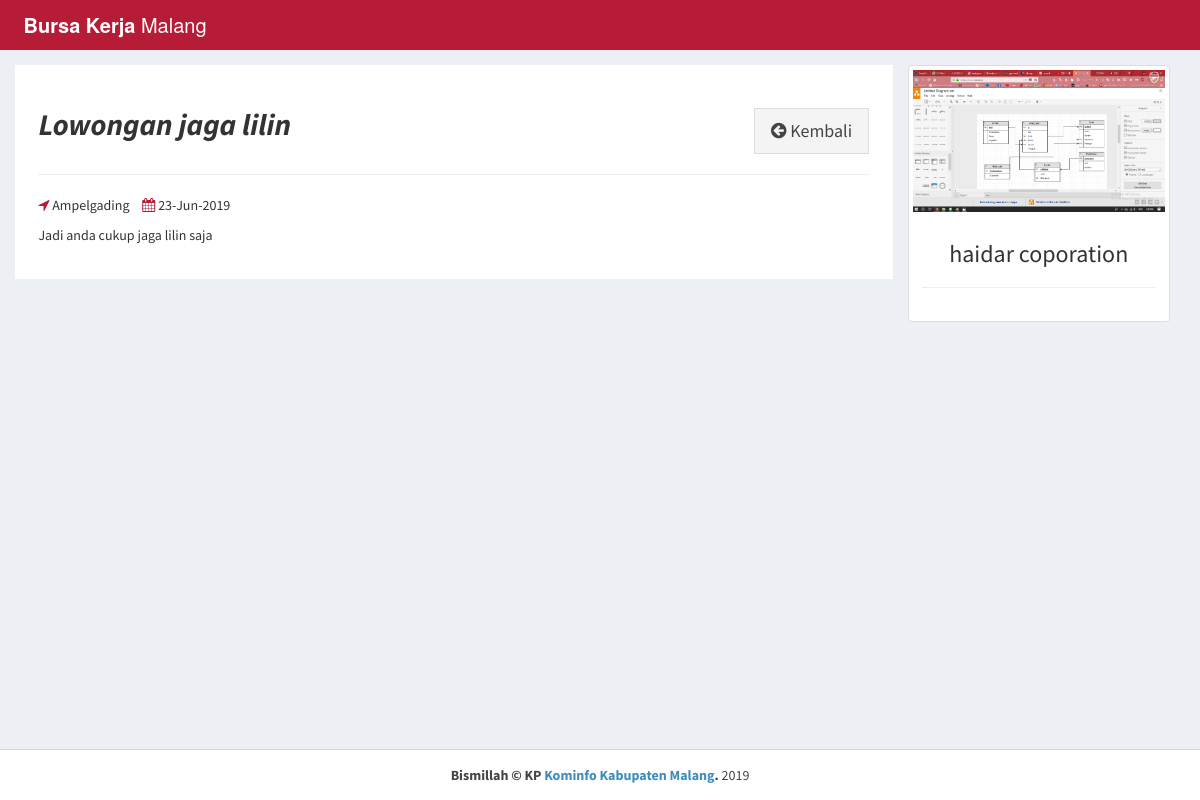
The app's page /dashboard/admin/view-job-post.php?id=104 (signed in) with its own data.
### tables this page shows
CREATE TABLE `buat_lowongan` (
  `id_jobpost` int(11) NOT NULL,
  `id_company` int(11) NOT NULL,
  `jobtitle` varchar(255) NOT NULL,
  `description` text NOT NULL,
  `minimumsalary` varchar(255) NOT NULL,
  `maximumsalary` varchar(255) NOT NULL,
  `experience` varchar(255) NOT NULL,
  `qualification` varchar(255) NOT NULL,
  `createdat` timestamp NOT NULL DEFAULT CURRENT_TIMESTAMP
);

CREATE TABLE `company` (
  `id_company` int(11) NOT NULL,
  `name` varchar(255) NOT NULL,
  `companyname` varchar(255) NOT NULL,
  `kecamatan` varchar(255) NOT NULL,
  `kelurahan_desa` varchar(255) NOT NULL,
  `alamat` varchar(255) NOT NULL,
  `contactno` varchar(255) NOT NULL,
  `website` varchar(255) NOT NULL,
  `email` varchar(255) NOT NULL,
  `password` varchar(255) NOT NULL,
  `aboutme` varchar(255) DEFAULT NULL,
  `logo` varchar(255) NOT NULL,
  `createdAt` timestamp NOT NULL DEFAULT CURRENT_TIMESTAMP,
  `active` int(11) NOT NULL DEFAULT '2',
  `id_pengusaha` int(11) NOT NULL
);

### dashboard/admin/view-job-post.php (the view, shortened to what this page needs)
<?php
require_once("../../landingpage/db.php");
$sql1 = "SELECT * FROM buat_lowongan INNER JOIN company ON buat_lowongan.id_company=company.id_company WHERE id_jobpost='$_GET[id]'";
$result1 = $conn->query($sql1);
if($result1->num_rows > 0)
{
  $row = $result1->fetch_assoc();
}
?>
<!DOCTYPE html>
<html>
<head>
  <link rel="stylesheet" href="../../css/style1.css">
  <link rel="stylesheet" href="https://cdnjs.cloudflare.com/ajax/libs/font-awesome/4.7.0/css/font-awesome.min.css">
  <link rel="stylesheet" href="https://cdnjs.cloudflare.com/ajax/libs/ionicons/2.0.1/css/ionicons.min.css">
  <link rel="stylesheet" href="../../css/AdminLTE.min.css">
  <link rel="stylesheet" href="../../css/_all-skins.min.css">
  <link rel="stylesheet" href="../../css/custom.css">
</head>
<body class="hold-transition skin-green sidebar-mini">
<div class="wrapper">
  <header class="main-header">
    <a href="../../index.php" class="logo logo-bg">
      <span class="logo-lg"><b>Bursa Kerja</b> Malang</span>
    </a>
    <nav class="navbar navbar-static-top">
    </nav>
  </header>
  <div class="content-wrapper" style="margin-left: 0px;">
    <section id="candidates" class="content-header">
      <div class="container">
        <div class="row">
          <div class="col-md-9 bg-white padding-2">
            <div class="pull-left">
              <h2><b><i><?php echo $row['jobtitle']; ?></i></b></h2>
            </div>
            <div class="pull-right">
              <a href="active-jobs.php" class="btn btn-default btn-lg btn-flat margin-top-20"><i class="fa fa-arrow-circle-left"></i> Kembali</a>
            </div>
            <div class="clearfix"></div>
            <hr>
            <div>
              <p><span class="margin-right-10"><i class="fa fa-location-arrow text-green"></i> <?php echo $row['kecamatan']; ?></span> <i class="fa fa-calendar text-green"></i> <?php echo date("d-M-Y", strtotime($row['createdat'])); ?></p>
            </div>
            <div>
              <?php echo stripcslashes($row['description']); ?>
            </div>
          </div>
          <div class="col-md-3">
            <div class="thumbnail">
              <img src="../../uploads/logo/<?php echo $row['logo']; ?>" alt="companylogo">
              <div class="caption text-center">
                <h3><?php echo $row['companyname']; ?></h3>
                <hr>
              </div>
            </div>
          </div>
        </div>
      </div>
    </section>
  </div>
  <footer class="main-footer" style="margin-left: 0px;">
    <div class="text-center">
    <strong>Bismillah &copy; KP <a href="http://kominfo.malangkab.go.id/">Kominfo Kabupaten Malang</a>.</strong> 2019
    </div>
  </footer>
</div>
</body>
</html>

### css/custom.css (style rules this page uses)
.logo-bg { background-color: rgb(182, 28, 54) !important; }
.margin-top-20 { margin-top: 20px; }
.padding-2 { padding: 2%; }
.bg-white { background-color: #fff; }
.margin-right-10 { margin-right: 10px; }

### records on screen
buat_lowongan: jobtitle "Lowongan jaga lilin", id_company.kecamatan "Ampelgading", createdat "23-Jun-2019", description "Jadi anda cukup jaga lilin saja", id_company.logo (picture), id_company.companyname "haidar coporation"
